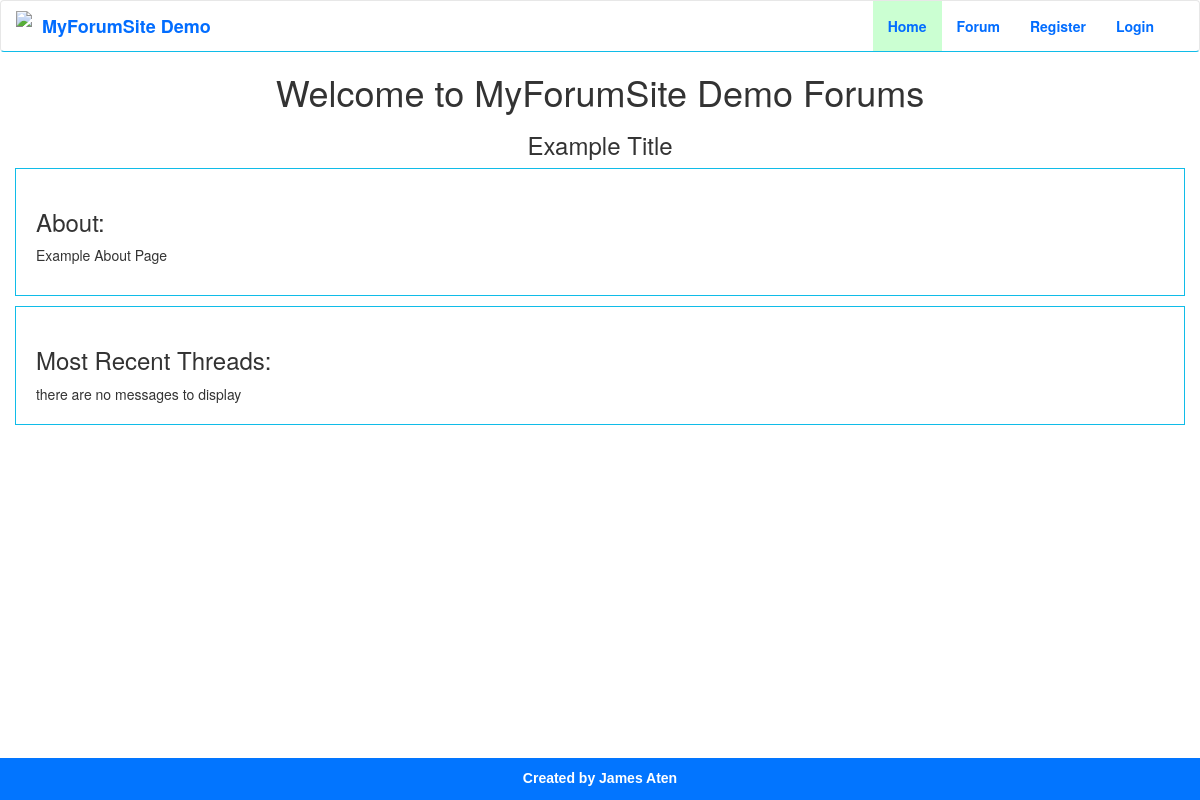
The app's page /forum_index.php with its own data.
### tables this page shows
CREATE TABLE `settings` (
  `setting_id` int(10) unsigned NOT NULL AUTO_INCREMENT,
  `site_name` varchar(255) NOT NULL,
  `title` varchar(255) NOT NULL,
  `about` text NOT NULL,
  PRIMARY KEY (`setting_id`)
);

### public/forum_index.php (the view, shortened to what this page needs)
<?php
include ('includes/header.php');
$q = 'SELECT site_name, title, about FROM settings WHERE setting_id = 1';
$r = mysqli_query($dbc, $q);
if(mysqli_num_rows($r) == 1)
{
    while($row = mysqli_fetch_array($r, MYSQL_ASSOC))
    {
        echo '
        <div class="row text-center">
            <div class="col-xs-12">
                <h1>Welcome to ' . $row['site_name'] . ' Forums</h1>
                    <h3>' . $row['title'] . '</h3>
            </div>
        </div>
        <div class="row">
            <div class="col-xs-12">
                <div class="about">
                    <h3>About:</h3>
                        <p>' . $row['about'] . '</p>
                </div>
            </div>
        </div>
        ';
    }
}
?>
<div class="row">
    <div class="col-xs-12">
        <div class="recent_posts">
            <h3>Most Recent Threads:</h3>
<?php
$q = "SELECT categories.category_id, categories.category_name, threads.thread_id, threads.subject, users.username, COUNT(post_id) - 1 AS responses, MAX(DATE_FORMAT(posts.posted_on, '%e-%b-%y %l:%i %p')) AS last, MIN(DATE_FORMAT(posts.posted_on, '%e-%b-%y %l:%i %p')) AS first FROM threads INNER JOIN categories ON threads.category_id = categories.category_id INNER JOIN users ON threads.user_id = users.user_id INNER JOIN posts ON threads.thread_id = posts.thread_id GROUP BY threads.thread_id ORDER BY last DESC LIMIT 5;";
$r = mysqli_query($dbc, $q);
if (mysqli_num_rows($r) > 0)
{
    echo '
            <table class="table table-bordered" cellspacing="2" cellpadding="2" align="center">
                <tr>
                    <td>Subject:</td>
                    <td>Posted By:</td>
                    <td>Posted On:</td>
                    <td>Replies:</td>
                    <td>Latest Reply:</td>
                </tr>';
    while ($row = mysqli_fetch_array($r, MYSQLI_ASSOC))
    {
        echo '<tr>
				<td><a href="read.php?category_id=' . $row['category_id'] . '&tid=' . $row['thread_id'] . '">' . $row['subject'] . '</a></td>
				<td>' . $row['username'] . '</td>
				<td>' . $row['first'] . '</td>
				<td>' . $row['responses'] . '</td>
				<td>' . $row['last'] . '</td>
			</tr>';
    }
    echo '</table></div>';
}
else
{
    echo 'there are no messages to display';
}
?>
        </div>
    </div>
</div>

### public/includes/navigation.php (shortened to what this page needs)
<nav class="navbar navbar-default">
    <div class="container-fluid">
        <div class="navbar-header">
            <a class="navbar-brand" href="../forum_index.php"><img class="brand-image" src='/img/speech_bubbles_silhouette_32.png'><span class="brand-text"><?php echo $site_name ?></span></a>
        </div>
        <div class="collapse navbar-collapse navbar-right" id="bs-example-navbar-collapse-1">
            <ul class="nav navbar-nav">
                <li class="menu active""><a href="../forum_index.php">Home <span class="sr-only">(current)</span></a></li>
                <li class="menu"><a href="../categories.php" >Forum</a></li>
                <?php
                if(isset($_SESSION['user_id']))
                {
                    if(basename($_SERVER['PHP_SELF']) == 'forum.php')
                    {
                    }
                    echo '<li class="menu"><a href="../logout.php" class="menu">Logout</a></li>';
                    echo '<li class="menu"><a href="../change_password.php" class="menu" title="Change Password">Change Password</a></li>';
                    if(isset($_SESSION['user_level']) && $_SESSION['user_level'] == 1)
                    {
                        echo '<li class="menu"><a href="../view_users.php" class="menu" title="View All Users">View All Users</a></li>';
                        echo '<li class="menu"><a href="../view_categories.php" class="menu" title="View All Categories">View All Categories</a></li>';
                        echo '<li class="menu"><a href="../settings.php" class="menu" title="Settings">Settings</a></li>';
                    }
                }
                else
                {
                    echo '<li class="menu"><a href="../register.php" class="menu">Register</a></li>' .
                        '<li class="menu"><a href="../login.php" class="menu">Login</a></li>';
                }
                ?>
            </ul>
        </div>
    </div>
</nav>

### public/css/style.css (style rules this page uses)
html, body, { height: 100% }
.navbar-default { background-color: white; border-bottom: 1px solid #10BCE8; color: #026DFF; font-weight: bold; margin-bottom: 0px; }
.navbar-default .navbar-brand { color: #026DFF; }
.navbar-default .navbar-nav > li > a, .navbar-default .navbar-nav > .active > a { color: #026DFF; }
.navbar-default .navbar-nav > .active > a { background-color: #CBFFD2; }
.brand-image { float:left; position: relative; bottom: 5px; margin-right: 10px; }
.brand-text { float:left; }
.footer_div { width: 100%; background-color: #0275FF; position: fixed; bottom: 0px; z-index: 10; height: 3em; }
.created_by { font-family: Helvetica, Arial, sans-serif; font-weight: bold; padding-top: 10px; color: white; margin: auto; }
.about, .recent_posts { padding: 20px; border:1px solid #10BCE8; }
.about { margin-bottom: 10px; }

### records on screen
settings: site_name "MyForumSite Demo", title "Example Title", about "Example About Page"
